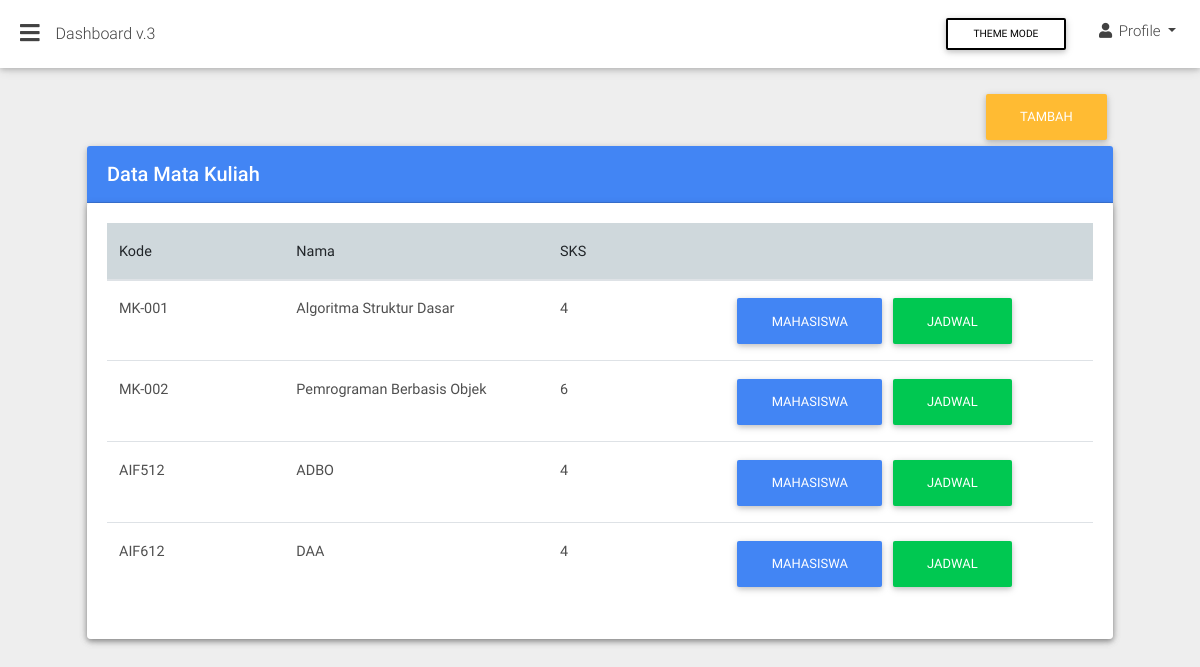
Screenshot of /index.php?page=matakuliah with the database file from the repository.
### tables this page shows
CREATE TABLE `matakuliah` (
  `id` bigint(250) NOT NULL,
  `kode` varchar(99) NOT NULL,
  `nama` varchar(99) NOT NULL,
  `sks` int(1) NOT NULL,
  `absent` int(11) NOT NULL
);

### views/matakuliah/matakuliah.php (the view, shortened to what this page needs)
<div class="container-fluid">
    <section class="pb-3">
        <div class="row">
        	<div class="col-12 text-right">
        		<a href="?page=new_matakuliah">
        			<button class="btn btn-warning  text-right">
        				Tambah
        			</button>
        		</a>
        	</div>
          <div class="col-12">
            <div class="card">
              	<div class="card-header white-text primary-color">
                	<h5 class="font-weight-500 my-1">Data Mata Kuliah</h5>
              	</div>
              	<div class="card">
		          	<div class="card-body table-responsive">
		            	<table class="table">
		              		<thead>
		                		<tr class="blue-grey lighten-4">
		                  			<th class="th-lg">Kode</th>
		                  			<th class="th-lg">Nama</th>
		                  			<th class="th-lg">SKS</th>
		                  			<th></th>
		                		</tr>
			              	</thead>
			              	<tbody>
			              		<?php
									$servername = "localhost";
									$username = "root";
									$password = "";
									$dbname = "skripsi";
									$conn = mysqli_connect($servername, $username, $password, $dbname);
									$sql = "SELECT id, kode, nama, sks FROM matakuliah";
									$result = mysqli_query($conn, $sql);
									if (mysqli_num_rows($result) > 0) {
									    while($row = mysqli_fetch_assoc($result)) {
									        echo "<tr>";
									        echo "<td>".$row["kode"]."</td>";
				                  			echo "<td>".$row["nama"]."</td>";
				                  			echo "<td>".$row["sks"]."</td>";
				                  			echo "<td>";
				                  			echo "<a href='index.php?page=mk-mahasiswa&id=".$row["id"]."' class='btn btn-primary'> Mahasiswa </a> &nbsp&nbsp";
				                  			echo "<a href='index.php?page=mk-jadwal&id=".$row["id"]."' class='btn btn-success'> Jadwal </a>";
				                  			echo "</td>";
									    }
									}
									?>
			              </tbody>
		            	</table>
		          	</div>
		        </div>
            </div>
        </div>
    </section>
</div>

### rows the page displays
matakuliah: kode "MK-001", nama "Algoritma Struktur Dasar", sks "4"
matakuliah: kode "MK-002", nama "Pemrograman Berbasis Objek", sks "6"
matakuliah: kode "AIF512", nama "ADBO", sks "4"
matakuliah: kode "AIF612", nama "DAA", sks "4"
